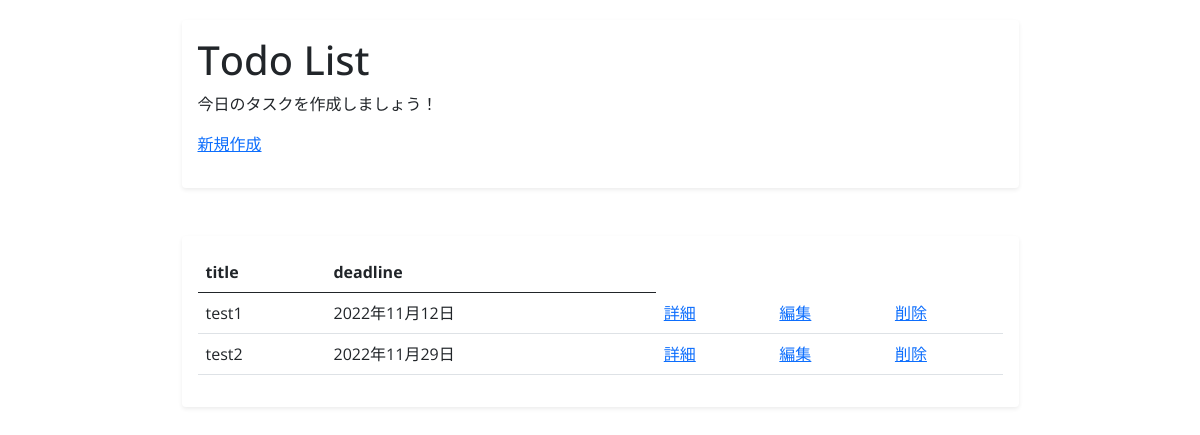
The app's page /, older data.
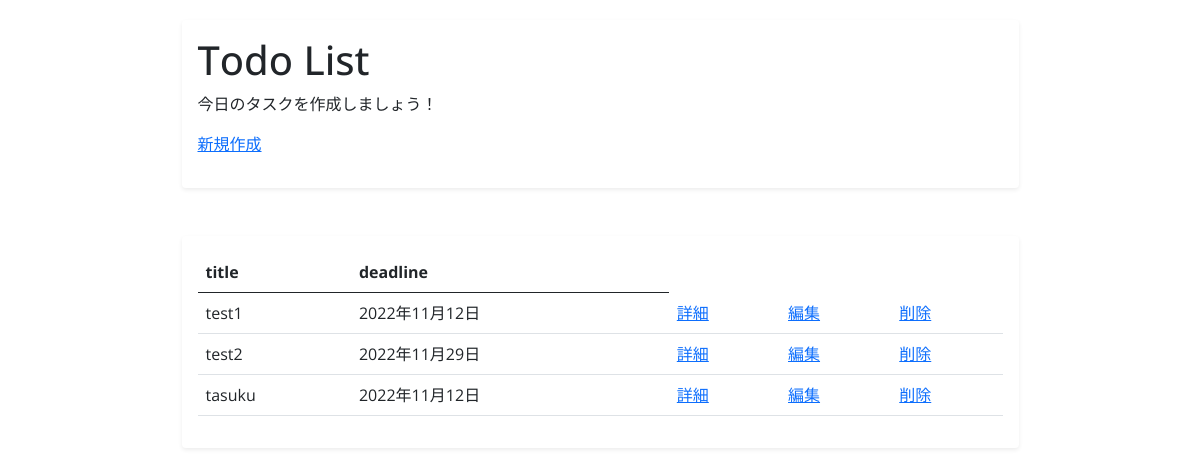
The same page, newer data.
### todo/models.py (models this page shows, shortened)
class Todo(models.Model):
    title = models.CharField("タスク名", max_length=30)
    description = models.TextField("詳細", blank=True)
    deadline = models.DateField("締切")

### todo/views.py (the view)
# urls.py: path("", TodoList.as_view(), name="list"),
class TodoList(ListView):
    model = Todo
    context_object_name = "tasks"

### todo/templates/todo/todo_list.html
{% extends 'todo/base.html' %}
{% block header %}
    <h1>Todo List</h1>
    <p>今日のタスクを作成しましょう！</p>
    <p><a href="{% url 'create' %}">新規作成</a></p>
{% endblock header %}
{% block content %}
<div class="shadow-sm p-3 mb-5 bg-white rounded">
    <table class="table">
        <thead>
            <tr>
                <th scope="col">title</th>
                <th scope="col">deadline</th>
            </tr>
        </thead>
        <tbody>
            {% for task in tasks %}
            <tr>
                <td>{{ task.title }}</td>
                <td>{{ task.deadline }}</td>
                <td><a href="{% url 'detail' task.pk %}">詳細</a></td>
                <td><a href="{% url 'update' task.pk %}">編集</a></td>
                <td><a href="{% url 'delete' task.pk %}">削除</a></td>
            </tr>
            {% endfor %}
        </tbody>
    </table>
</div>
{% endblock content %}

### todo/templates/todo/base.html (shortened to what this page needs)
<!DOCTYPE html>
<html lang="ja">
<head>
    <link href= "https://cdn.jsdelivr.net/npm/bootstrap@5.0.0-beta1/dist/css/bootstrap.min.css" rel="stylesheet">
</head>
<body>
    <div class="container">
        <div class="w-75 mx-auto">
            <div class="shadow-sm p-3 mb-5 bg-white rounded">
                {% block header %}
                {% endblock header %}
            </div>
            {% block content %}
            {% endblock content %}
        </div>
    </div>
</body>
</html>

### todo/templates/todo/base.html (style rules this page uses)
body { padding-top: 20px; font-family: 'Open Sans', sans-serif; }

Row changes from the older to the newer data that the page shows:
added Todo: title "tasuku", deadline "2022年11月12日"
